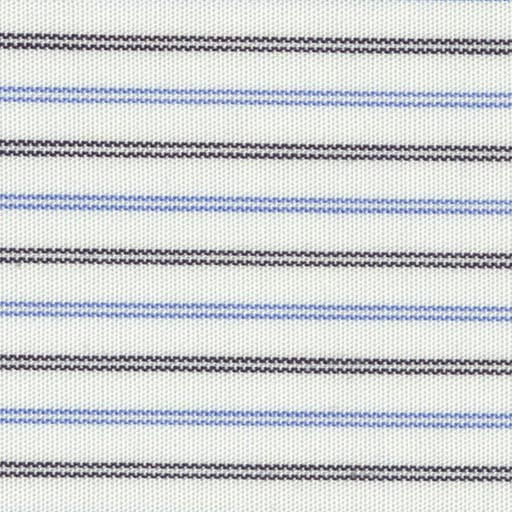
#> input picture dataset/SP3/train/defect-free/004.png, 512 x 512 px, found by its file name; its folder holds 4 pictures in this run
$ python synth.py
#> lines starting #> are read from the running program, lines starting #| are printed output that depends on the picture; after the words box and inside, x2 and y2 are one past the last pixel; in counts of white or black regions, pixels touching at a corner belong together
#> pass 3 of the loop `for filename in os.listdir(in_path):`:
#> the loop made 4 passes; the first 3 are shown
import cv2, csv
import numpy as np
import os

def random_region(img,
                  shape_types = ("circle","vert_strip","hori_strip"), # rect
                  area_ratio_range = (0.005, 0.01), # 區域面積佔整張圖比例(最小, 最大)
                  rng: np.random.Generator = None):

    H, W = img.shape[:2]
    if rng is None:
        rng = np.random.default_rng()  # 每次不同

    # 決定面積
    a_min, a_max = area_ratio_range
    target_area = float(rng.uniform(a_min, a_max)) * H * W
    #print(target_area)

    # 決定形狀
    shape = rng.choice(shape_types)
    #print(shape)

    mask = np.zeros((H, W), dtype = np.uint8)

    def place_rect(w, h):
        w = max(1, min(int(w), W))
        h = max(1, min(int(h), H))
        x = int(rng.integers(0, max(1, W - w)))
        y = int(rng.integers(0, max(1, H - h)))
        cv2.rectangle(mask, (x, y), (x + w, y + h), 255, -1)
        return x, y, w, h

    if shape == "vert_strip":
        # 直條
        aspect = float(rng.uniform(2, 50)) # 分配長寬比
        w = max(1, int(np.sqrt(target_area / aspect))) # aspect越大，w越小
        h = max(2, int(w * aspect))
        x, y, w, h = place_rect(w, h)
        #print(x," ",y," ",w," ",h)

    elif shape == "hori_strip":
        # 橫條
        aspect = float(rng.uniform(2, 50))
        h = max(1, int(np.sqrt(target_area / aspect)))
        w = max(2, int(h * aspect))
        x, y, w, h = place_rect(w, h)

    elif shape == "rect":
        # 一般矩形
        ar = float(rng.uniform(0.4, 2))  # 長寬比
        w = np.sqrt(target_area * 0.05 * ar)
        h = target_area / w
        x, y, w, h = place_rect(w, h)

    elif shape == 'circle':
        # 圓形
        r = int(max(1, np.sqrt(target_area * 0.3 / np.pi))) # 半徑
        cx = int(rng.integers(r, W - r))
        cy = int(rng.integers(r, H - r))
        cv2.circle(mask, (cx, cy), r, 255, -1)

    #output = cv2.add(img, mask)
    #cv2.imshow('mask', mask)
    #cv2.waitKey(0)
    return mask


def add_salt_pepper_in_mask(img,
                            mask,
                            density = 0.15, #雜訊密度
                            salt_vs_pepper = 0.5, # salt比例
                            rng: np.random.Generator = None):
    if rng is None:
        rng = np.random.default_rng()

    noisy = img.copy()
    size = noisy.size
    num_salt = np.ceil(density * size * salt_vs_pepper).astype('int')
    num_pepper = np.ceil(density * size * (1 - salt_vs_pepper)).astype('int')
    row, column = noisy.shape[:2]

     # 隨機的座標點
    x = np.random.randint(0, column - 1, num_pepper)
    y = np.random.randint(0, row - 1, num_pepper)
    noisy[y, x] = 0   # 撒上胡椒

    # 隨機的座標點
    x = np.random.randint(0, column - 1, num_salt)
    y = np.random.randint(0, row - 1, num_salt)
    noisy[y, x] = 255 # 撒上鹽

    #cv2.imshow('img with noisy', noisy)
    #cv2.waitKey(0)

    wight_img = cv2.bitwise_and(noisy, noisy, mask=mask)              # 白區：noisy
    black_img = cv2.bitwise_and(img, img, mask=cv2.bitwise_not(mask)) # 黑區：原圖
    noisy_img = cv2.add(wight_img, black_img)
    #cv2.imshow('img add noisy', noisy_img)
    #cv2.waitKey(0)

    return noisy_img

def make_defect(img):
    mask = random_region(img)

    rng = np.random.default_rng()
    select_defect = rng.integers(0, 2)

    if select_defect == 0:
        #print("noisy")
        result_img = add_salt_pepper_in_mask(img, mask)
    elif select_defect == 1:
        #print("mask")
        mask = 255 - mask #黑白轉換
        result_img = cv2.bitwise_and(img, img, mask=mask)
        # [5 lines of commented-out code are left out]

    return result_img

in_path = 'dataset/SP3/train/defect-free/'
png_files = []
for filename in os.listdir(in_path):
    #file_path = os.path.join(in_path,filename)
    png_files.append(filename)
print(png_files)

#out_path = 'dataset/SP3/train/defect/'
''''''
out_path = 'dataset/SP3/train/defect_for_classify/'
csv_path = 'dataset/SP3/train/defect_for_classify/no_defects.csv'
OVERWRITE = True
os.makedirs(out_path, exist_ok = True)
''''''
mode = "w" if OVERWRITE or (not os.path.exists(csv_path)) else "a"
fcsv = open(csv_path, mode, newline="", encoding="utf-8")
writer = csv.writer(fcsv)
if mode == "w":
    writer.writerow(["filename"])   # 表頭（只記錄檔名）

for pic in png_files:
    img = cv2.imread(in_path + pic, cv2.IMREAD_COLOR)
#> img is the input picture: shape (512, 512, 3); mean B, G, R 213, 211.3, 208.5
    if img is None:
        print(f"Error: Could not read image")

    rng = np.random.default_rng()
    num_of_defect = rng.integers(1, 5)
    if num_of_defect == 4:
        cv2.imwrite(out_path + pic, img)
        writer.writerow([pic])
        print("How many defect are made:  0")
    else:
        print("How many defect are made: ",num_of_defect)

        for i in range(num_of_defect):
            img = make_defect(img)
#> this loop made 3 passes
#> pass 1, in make_defect, `mask = random_region(img)`:
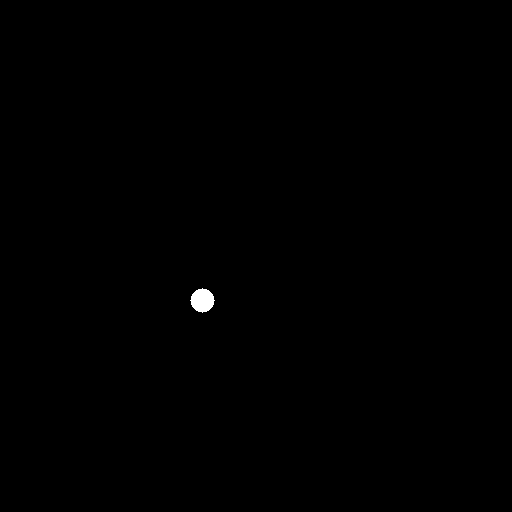
#> mask: shape (512, 512); 0.17% white; 1 white region, box (x1, y1, x2, y2) and area: (190, 288, 215, 313) 441
#> pass 2, in make_defect (call 2), `mask = random_region(img)`:
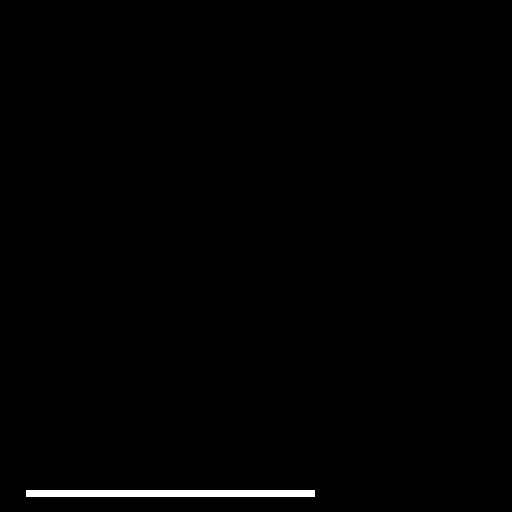
#> mask: shape (512, 512); 0.77% white; 1 white region, box (x1, y1, x2, y2) and area: (26, 490, 315, 497) 2023
#> pass 3 of the loop `for pic in png_files:`:
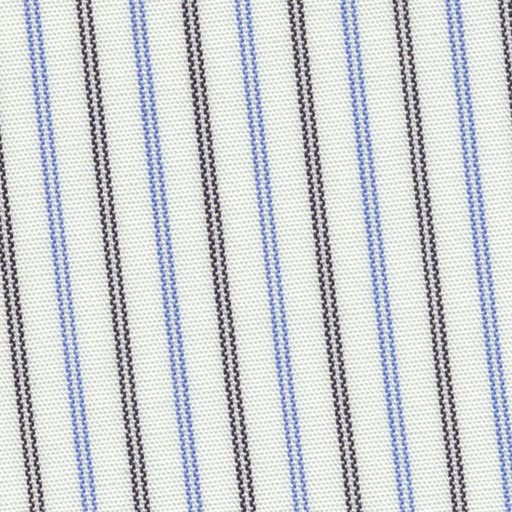
#> input picture dataset/SP3/train/defect-free/019.png, 512 x 512 px, found by its file name
#> img is the input picture: shape (512, 512, 3); mean B, G, R 212.8, 210.2, 207.3
#> the loop `for i in range(num_of_defect):` made 1 pass
#> pass 1, in make_defect (call 4), `mask = random_region(img)`:
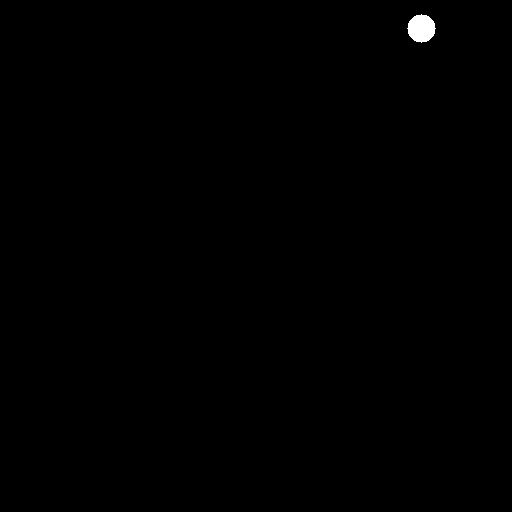
#> mask: shape (512, 512); 0.23% white; 1 white region, box (x1, y1, x2, y2) and area: (407, 14, 436, 43) 613
#> the loop made 4 passes; the first 3 are shown
            #cv2.imshow('result_img', img)
            #cv2.waitKey(0)

        cv2.imwrite(out_path + pic, img)
